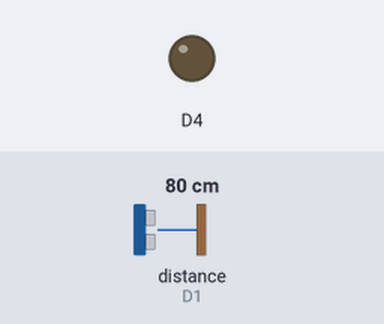
The program below on a simulated ESP8266 (NodeMCU). Parts: output pins drawn as LEDs (lit = HIGH, except the on-board LED, lit = LOW). Wiring (inferred from the names in the program): ultrasonic range finder: trigger D2; echo D1. Inputs (shaded band) come from the test bench; at power-on: distance to the obstacle (sensor on D1) 80 cm. The echo pulse lasts 58.3 µs per cm; WiFi joins after 1.5 s; servers stay silent unless stated; no MQTT or app messages arrive unless stated; pins used as bus, display or sensor lines are not drawn; what the program prints to the serial monitor is not drawn.

Above: at 1.7 s.
1.8 s: distance to the obstacle (sensor on D1) set to 2 cm
At 3.17 s:
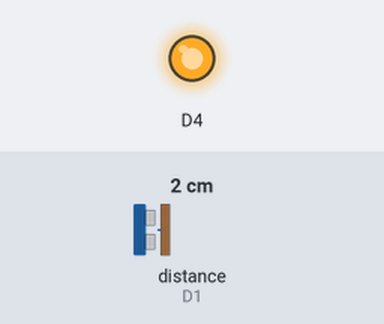
5.6 s: distance to the obstacle (sensor on D1) set to 18 cm
Timing chart, 0 to 16.5 s (numbered marks = the images above; inputs shaded):
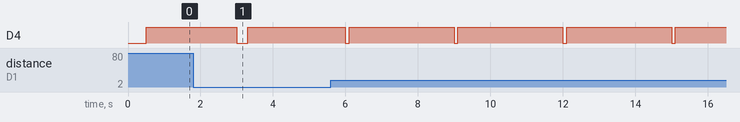

Measured:
- by itself, D4: alternates HIGH for 2.9 s and LOW for 0.10 s

The program:

main.cpp
```cpp
#include <Arduino.h>
#include "AppConfig.h"
#include "hardware/JsnSr04tSensor.h"
#include "services/WaterLevelService.h"
#include "network/NetworkManager.h"
#include "network/MqttPublisher.h"

// ==========================================
// Inisialisasi Objek & Dependency Injection
// ==========================================
// SR04M-2 Mode UART: D1 -> RX Sensor, D2 -> TX Sensor
static JsnSr04tSensor sensor(
    Config::Pins::TRIGGER_PIN, // D5 (Sensor RX)
    Config::Pins::ECHO_PIN     // D6 (Sensor TX)
);

static WaterLevelService waterService(
    sensor,
    Config::Tank::TOTAL_DEPTH_CM,
    Config::Tank::SENSOR_OFFSET_MIN_CM,
    Config::Tank::THRESHOLD_LOW_PERCENT,
    Config::Tank::THRESHOLD_HIGH_PERCENT
);

static NetworkManager network(
    Config::Network::WIFI_SSID,
    Config::Network::WIFI_PASSWORD,
    Config::Network::RECONNECT_INTERVAL_MS
);

static MqttPublisher mqtt(
    Config::MQTT::BROKER_HOST,
    Config::MQTT::BROKER_PORT,
    Config::MQTT::CLIENT_ID,
    Config::MQTT::USERNAME,
    Config::MQTT::PASSWORD,
    Config::MQTT::TOPIC_TELEMETRY,
    Config::MQTT::TOPIC_STATE,
    Config::MQTT::TOPIC_STATUS
);

static uint32_t lastTelemetryTime = 0;

void setup() {
    Serial.begin(115200);
    delay(500);

    Serial.println();
    Serial.println("==================================================");
    Serial.println("   BARA-IOT: WATER LEVEL AUTOMATION NODE (ESP8266) ");
    Serial.println("==================================================");

    pinMode(Config::Pins::STATUS_LED, OUTPUT);
    digitalWrite(Config::Pins::STATUS_LED, HIGH);

    // Inisialisasi Service & Hardware
    waterService.begin();
    network.begin();
    mqtt.begin();

    Serial.println("[Init] Sistem berhasil diinisialisasi.");
    Serial.println("[Init] Melakukan pembacaan awal sensor...");

    // Langsung ukur sekali saat boot tanpa menunggu interval
    WaterLevelData initialData = waterService.measure();
    Serial.printf("[Sensor Boot] Dist: %.1f cm\n", initialData.rawDistanceCm);
}


void loop() {
    network.loop();
    mqtt.loop();

    uint32_t currentMillis = millis();
    if (currentMillis - lastTelemetryTime >= Config::Tank::TELEMETRY_INTERVAL_MS) {
        lastTelemetryTime = currentMillis;

        // Indikasi LED kedip saat menembak sinyal ultrasonik
        digitalWrite(Config::Pins::STATUS_LED, LOW); // LED ON (Active LOW)

        // Pengukuran Level Air
        WaterLevelData data = waterService.measure();

        // Tahan LED selama 100ms agar kedipan terlihat jelas oleh mata manusia
        delay(100);
        digitalWrite(Config::Pins::STATUS_LED, HIGH); // LED OFF

        // Print Diagnostic ke Serial Monitor
        if (data.isValid) {
            Serial.printf("[Sensor] Dist: %.1f cm | Kedalaman Air: %.1f cm | Kapasitas: %.1f%% | Status: %s\n",
                          data.rawDistanceCm,
                          data.waterDepthCm,
                          data.percentage,
                          waterLevelStateToString(data.state));
        } else {
            Serial.printf("[Sensor] Mencari sinyal ultrasonik... (Raw: %.1f cm)\n", data.rawDistanceCm);
        }

        // Publish ke MQTT
        if (network.isConnected()) {
            bool pubOk = mqtt.publishTelemetry(data, network.getRssi(), network.getIpAddress());
            if (pubOk) {
                Serial.println("[MQTT] Telemetry berhasil dipublish ke Broker!");
            }
        }
    }
}
```

WaterLevel.h
```cpp
#pragma once

#include <Arduino.h>

/**
 * @brief Water level state enumeration
 */
enum class WaterLevelState : uint8_t {
    EMPTY,       // Level < 10%
    LOW_LEVEL,   // Level <= THRESHOLD_LOW (Trig Pompa ON)
    NORMAL,      // Di antara Low dan High
    FULL,        // Level >= THRESHOLD_HIGH (Trig Pompa OFF)
    OVERFLOW,    // Level meluap melebihi batas aman
    SENSOR_ERROR // Sensor timeout / tidak terbaca
};

inline const char* waterLevelStateToString(WaterLevelState state) {
    switch (state) {
        case WaterLevelState::EMPTY:        return "EMPTY";
        case WaterLevelState::LOW_LEVEL:    return "LOW";
        case WaterLevelState::NORMAL:       return "NORMAL";
        case WaterLevelState::FULL:         return "FULL";
        case WaterLevelState::OVERFLOW:     return "OVERFLOW";
        case WaterLevelState::SENSOR_ERROR: return "SENSOR_ERROR";
        default:                            return "UNKNOWN";
    }
}

/**
 * @brief Domain Entity: Representasi data ketinggian air
 */
struct WaterLevelData {
    float rawDistanceCm;    // Jarak terbaca sensor (cm)
    float waterDepthCm;     // Ketinggian air dari dasar (cm)
    float percentage;       // Persentase kapasitas (0 - 100%)
    WaterLevelState state;  // Enum status tangki
    bool isValid;           // Validitas pengukuran
    uint32_t timestampMs;   // Uptime snapshot (ms)
};
```

IWaterLevelSensor.h
```cpp
#pragma once

/**
 * @brief Interface Sensor Level Air
 * Memungkinkan dependency inversion dan mock testing tanpa hardware langsung
 */
class IWaterLevelSensor {
public:
    virtual ~IWaterLevelSensor() = default;

    /**
     * @brief Inisialisasi pin dan hardware sensor
     */
    virtual void begin() = 0;

    /**
     * @brief Mengukur jarak sensor ke permukaan air (cm)
     * @return float Jarak dalam cm, atau -1.0f jika error/timeout
     */
    virtual float readDistanceCm() = 0;
};
```

JsnSr04tSensor.h
```cpp
#pragma once

#include "IWaterLevelSensor.h"
#include <Arduino.h>

/**
 * @brief Driver JSN-SR04M-2 dengan Auto-Detect Pin Mapping (D1/D2 Bidirectional)
 * Otomatis mendeteksi polaritas dan pemetaan pin fisik secara real-time.
 */
class JsnSr04tSensor : public IWaterLevelSensor {
private:
    uint8_t _pinA; // D2
    uint8_t _pinB; // D1
    float _lastValidDistanceCm;

    float measurePair(uint8_t trigPin, uint8_t echoPin) {
        pinMode(echoPin, INPUT);
        pinMode(trigPin, OUTPUT);

        // Test 1: Standard Active-HIGH Trigger (Idle LOW -> Pulse HIGH 30us -> LOW)
        digitalWrite(trigPin, LOW);
        delayMicroseconds(50);
        digitalWrite(trigPin, HIGH);
        delayMicroseconds(30);
        digitalWrite(trigPin, LOW);

        unsigned long duration = pulseIn(echoPin, HIGH, 35000);
        if (duration == 0) duration = pulseIn(echoPin, LOW, 20000);

        if (duration >= 860 && duration <= 30000) {
            return duration / 57.5f;
        }

        // Test 2: Inverted Active-LOW Trigger (Idle HIGH -> Pulse LOW 30us -> HIGH)
        digitalWrite(trigPin, HIGH);
        delayMicroseconds(50);
        digitalWrite(trigPin, LOW);
        delayMicroseconds(30);
        digitalWrite(trigPin, HIGH);

        duration = pulseIn(echoPin, LOW, 35000);
        if (duration == 0) duration = pulseIn(echoPin, HIGH, 20000);

        if (duration >= 860 && duration <= 30000) {
            return duration / 57.5f;
        }

        return -1.0f;
    }

public:
    JsnSr04tSensor(uint8_t pinA, uint8_t pinB)
        : _pinA(pinA),
          _pinB(pinB),
          _lastValidDistanceCm(-1.0f)
    {
    }

    void begin() override {
        pinMode(_pinA, OUTPUT);
        digitalWrite(_pinA, LOW);
        pinMode(_pinB, INPUT);
        _lastValidDistanceCm = -1.0f;
    }

    float readDistanceCm() override {
        // Coba Kombinasi 1: Trig = D2, Echo = D1
        float cm = measurePair(_pinA, _pinB);
        if (cm > 0.0f) {
            Serial.printf("[SENSOR SUKSES - MAP A] Jarak: %.1f cm (Trig: D2, Echo: D1)\n", cm);
            _lastValidDistanceCm = cm;
            return cm;
        }

        delay(40);

        // Coba Kombinasi 2: Trig = D1, Echo = D2 (Pin Terbalik)
        cm = measurePair(_pinB, _pinA);
        if (cm > 0.0f) {
            Serial.printf("[SENSOR SUKSES - MAP B] Jarak: %.1f cm (Trig: D1, Echo: D2)\n", cm);
            _lastValidDistanceCm = cm;
            return cm;
        }

        // Diagnostik status logika pin
        pinMode(_pinA, INPUT);
        pinMode(_pinB, INPUT);
        Serial.printf("[SENSOR TIMEOUT] D2: %s | D1: %s\n",
                      digitalRead(_pinA) == HIGH ? "HIGH" : "LOW",
                      digitalRead(_pinB) == HIGH ? "HIGH" : "LOW");
        return -1.0f;
    }
};
```

MqttPublisher.h
```cpp
#pragma once

#include <ESP8266WiFi.h>
#include <PubSubClient.h>
#include <ArduinoJson.h>
#include "domain/WaterLevel.h"

class MqttPublisher {
private:
    WiFiClient _wifiClient;
    PubSubClient _mqttClient;
    const char* _brokerHost;
    uint16_t    _brokerPort;
    const char* _clientId;
    const char* _username;
    const char* _password;
    const char* _topicTelemetry;
    const char* _topicState;
    const char* _topicStatus;
    uint32_t    _lastReconnectAttempt;

public:
    MqttPublisher(const char* host, uint16_t port, const char* clientId,
                  const char* username, const char* password,
                  const char* topicTelemetry, const char* topicState, const char* topicStatus)
        : _mqttClient(_wifiClient),
          _brokerHost(host),
          _brokerPort(port),
          _clientId(clientId),
          _username(username),
          _password(password),
          _topicTelemetry(topicTelemetry),
          _topicState(topicState),
          _topicStatus(topicStatus),
          _lastReconnectAttempt(0) {}

    void begin() {
        _wifiClient.setTimeout(500); // 500ms timeout agar loop tidak terhambat
        _mqttClient.setServer(_brokerHost, _brokerPort);
        _mqttClient.setBufferSize(512);
    }


    void loop() {
        if (!_mqttClient.connected()) {
            uint32_t now = millis();
            if (now - _lastReconnectAttempt > 5000) {
                _lastReconnectAttempt = now;
                reconnect();
            }
        } else {
            _mqttClient.loop();
        }
    }

    bool isConnected() {
        return _mqttClient.connected();
    }

    bool reconnect() {
        if (WiFi.status() != WL_CONNECTED) return false;

        Serial.printf("[MQTT] Menghubungkan ke broker %s:%d...\n", _brokerHost, _brokerPort);

        // LWT (Last Will and Testament) payload saat node mati mendadak
        bool success = false;
        if (strlen(_username) > 0) {
            success = _mqttClient.connect(_clientId, _username, _password, _topicStatus, 1, true, "offline");
        } else {
            success = _mqttClient.connect(_clientId, _topicStatus, 1, true, "offline");
        }

        if (success) {
            Serial.println("[MQTT] Terhubung ke broker!");
            // Publish status online (retained message)
            _mqttClient.publish(_topicStatus, "online", true);
        } else {
            Serial.printf("[MQTT] Gagal terhubung, rc=%d\n", _mqttClient.state());
        }

        return success;
    }

    /**
     * @brief Publish telemetry JSON dan state string agar mudah di-consume service lain
     */
    bool publishTelemetry(const WaterLevelData& data, int8_t rssi, const String& ip) {
        if (!_mqttClient.connected()) return false;

        // 1. Publish State String sederhana (e.g. "LOW", "FULL", "NORMAL")
        // Sangat mudah di-subscribe oleh automation rule (misal Home Assistant / Node-RED)
        const char* stateStr = waterLevelStateToString(data.state);
        _mqttClient.publish(_topicState, stateStr, true);

        // 2. Publish Telemetry Lengkap dalam format JSON
        JsonDocument doc;
        doc["valid"]           = data.isValid;
        doc["state"]           = stateStr;
        doc["water_depth_cm"]  = serialized(String(data.waterDepthCm, 1));
        doc["percentage"]      = serialized(String(data.percentage, 1));
        doc["raw_distance_cm"] = serialized(String(data.rawDistanceCm, 1));
        doc["rssi"]            = rssi;
        doc["ip"]              = ip;
        doc["uptime_ms"]       = data.timestampMs;

        // Helper command hint untuk service lain:
        // Service pemutus air bisa langsung membaca field "pump_action"
        if (data.state == WaterLevelState::LOW_LEVEL || data.state == WaterLevelState::EMPTY) {
            doc["pump_action"] = "START";
        } else if (data.state == WaterLevelState::FULL || data.state == WaterLevelState::OVERFLOW) {
            doc["pump_action"] = "STOP";
        } else {
            doc["pump_action"] = "IDLE";
        }

        char buffer[512];
        size_t n = serializeJson(doc, buffer);

        return _mqttClient.publish(_topicTelemetry, buffer, n);
    }
};
```

NetworkManager.h
```cpp
#pragma once

#include <ESP8266WiFi.h>

class NetworkManager {
private:
    const char* _ssid;
    const char* _password;
    uint32_t _reconnectIntervalMs;
    uint32_t _lastAttemptMs;

public:
    NetworkManager(const char* ssid, const char* password, uint32_t reconnectIntervalMs = 5000)
        : _ssid(ssid), _password(password), _reconnectIntervalMs(reconnectIntervalMs), _lastAttemptMs(0) {}

    void begin() {
        WiFi.persistent(false);
        WiFi.mode(WIFI_STA);
        WiFi.setAutoReconnect(true);
        connect();
    }

    void connect() {
        if (WiFi.status() == WL_CONNECTED) return;

        Serial.printf("[WiFi] Menghubungkan ke SSID: %s\n", _ssid);
        WiFi.begin(_ssid, _password);
        _lastAttemptMs = millis();
    }

    void loop() {
        if (WiFi.status() != WL_CONNECTED) {
            uint32_t now = millis();
            if (now - _lastAttemptMs >= 10000) {
                _lastAttemptMs = now;
                Serial.printf("[WiFi] Status: %d. Menghubungkan ulang ke SSID: %s...\n", WiFi.status(), _ssid);
                WiFi.begin(_ssid, _password);
            }
        }
    }


    bool isConnected() const {
        return WiFi.status() == WL_CONNECTED;
    }

    String getIpAddress() const {
        return WiFi.localIP().toString();
    }

    int8_t getRssi() const {
        return WiFi.RSSI();
    }
};
```

WaterLevelService.h
```cpp
#pragma once

#include "domain/WaterLevel.h"
#include "hardware/IWaterLevelSensor.h"

/**
 * @brief Water Level Measurement & Calculation Service
 * Menghitung kedalaman air efektif, persentase, dan state mesin berdasarkan parameter geometri tangki
 */
class WaterLevelService {
private:
    IWaterLevelSensor& _sensor;
    float _totalDepthCm;
    float _sensorOffsetMinCm;
    float _lowThresholdPct;
    float _highThresholdPct;

public:
    WaterLevelService(IWaterLevelSensor& sensor,
                      float totalDepthCm,
                      float sensorOffsetMinCm,
                      float lowThresholdPct,
                      float highThresholdPct)
        : _sensor(sensor),
          _totalDepthCm(totalDepthCm),
          _sensorOffsetMinCm(sensorOffsetMinCm),
          _lowThresholdPct(lowThresholdPct),
          _highThresholdPct(highThresholdPct) {}

    void begin() {
        _sensor.begin();
    }

    /**
     * @brief Menjalankan proses pengukuran dan konversi ke entitas WaterLevelData
     */
    WaterLevelData measure() {
        WaterLevelData result;
        result.timestampMs = millis();
        result.rawDistanceCm = _sensor.readDistanceCm();

        if (result.rawDistanceCm < 0.0f) {
            result.isValid = false;
            result.waterDepthCm = 0.0f;
            result.percentage = 0.0f;
            result.state = WaterLevelState::SENSOR_ERROR;
            return result;
        }

        result.isValid = true;

        // Effective water depth = total depth - (raw distance - offset)
        // Jika sensor ditempatkan tepat di atas bibir tangki:
        // Saat tangki penuh: rawDistance ~= sensorOffsetMinCm
        // Saat tangki kosong: rawDistance ~= totalDepthCm + sensorOffsetMinCm
        float effectiveMaxDistance = _totalDepthCm + _sensorOffsetMinCm;

        float depth = effectiveMaxDistance - result.rawDistanceCm;
        if (depth < 0.0f) depth = 0.0f;
        if (depth > _totalDepthCm) depth = _totalDepthCm;
        result.waterDepthCm = depth;

        // Hitung persentase kapasitas tangki (0 - 100%)
        result.percentage = (result.waterDepthCm / _totalDepthCm) * 100.0f;
        if (result.percentage < 0.0f) result.percentage = 0.0f;
        if (result.percentage > 100.0f) result.percentage = 100.0f;

        // Evaluasi State Mesin
        if (result.rawDistanceCm < _sensorOffsetMinCm && result.percentage >= 98.0f) {
            result.state = WaterLevelState::OVERFLOW;
        } else if (result.percentage >= _highThresholdPct) {
            result.state = WaterLevelState::FULL;
        } else if (result.percentage <= _lowThresholdPct) {
            result.state = WaterLevelState::LOW_LEVEL;
        } else if (result.percentage <= 5.0f) {
            result.state = WaterLevelState::EMPTY;
        } else {
            result.state = WaterLevelState::NORMAL;
        }

        return result;
    }
};
```

Source omitted: AppConfig.h (4484 bytes)
